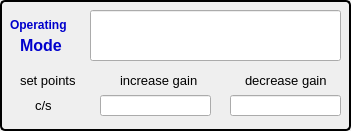
  <widget class="QGroupBox" name="groupBox">
   <property name="geometry">
    <rect>
     <x>10</x>
     <y>50</y>
     <width>351</width>
     <height>131</height>
    </rect>
   </property>
   <property name="styleSheet">
    <string notr="true">QGroupBox { 
     border: 2px solid black; 
     border-radius: 5px; 
 } </string>
   </property>
   <property name="title">
    <string/>
   </property>
   <widget class="QLabel" name="label_3">
    <property name="geometry">
     <rect>
      <x>10</x>
      <y>15</y>
      <width>91</width>
      <height>21</height>
     </rect>
    </property>
    <property name="font">
     <font>
      <weight>75</weight>
      <bold>true</bold>
     </font>
    </property>
    <property name="text">
     <string>&lt;html&gt;&lt;head/&gt;&lt;body&gt;&lt;p&gt;&lt;span style=&quot; color:#0000cc;&quot;&gt;Operating &lt;/span&gt;&lt;/p&gt;&lt;/body&gt;&lt;/html&gt;</string>
    </property>
   </widget>
   <widget class="QLabel" name="label_4">
    <property name="geometry">
     <rect>
      <x>20</x>
      <y>30</y>
      <width>51</width>
      <height>31</height>
     </rect>
    </property>
    <property name="font">
     <font>
      <pointsize>12</pointsize>
      <weight>75</weight>
      <bold>true</bold>
     </font>
    </property>
    <property name="text">
     <string>&lt;html&gt;&lt;head/&gt;&lt;body&gt;&lt;p&gt;&lt;span style=&quot; color:#0000cc;&quot;&gt;Mode&lt;/span&gt;&lt;/p&gt;&lt;/body&gt;&lt;/html&gt;</string>
    </property>
   </widget>
   <widget class="caTextEntry" name="catextentry_51">
    <property name="geometry">
     <rect>
      <x>90</x>
      <y>10</y>
      <width>251</width>
      <height>51</height>
     </rect>
    </property>
    <property name="background">
     <color>
      <red>115</red>
      <green>215</green>
      <blue>253</blue>
     </color>
    </property>
    <property name="colorMode">
     <enum>caLineEdit::Static</enum>
    </property>
   </widget>
   <widget class="QLabel" name="label_107">
    <property name="geometry">
     <rect>
      <x>20</x>
      <y>70</y>
      <width>61</width>
      <height>21</height>
     </rect>
    </property>
    <property name="font">
     <font>
      <pointsize>10</pointsize>
     </font>
    </property>
    <property name="styleSheet">
     <string notr="true">color: rgb(0, 0, 0)</string>
    </property>
    <property name="text">
     <string>&lt;html&gt;&lt;head/&gt;&lt;body&gt;&lt;p&gt;set points&lt;/p&gt;&lt;/body&gt;&lt;/html&gt;</string>
    </property>
   </widget>
   <widget class="QLabel" name="label_108">
    <property name="geometry">
     <rect>
      <x>120</x>
      <y>70</y>
      <width>81</width>
      <height>21</height>
     </rect>
    </property>
    <property name="font">
     <font>
      <pointsize>10</pointsize>
     </font>
    </property>
    <property name="styleSheet">
     <string notr="true">color: rgb(0, 0, 0)</string>
    </property>
    <property name="text">
     <string>&lt;html&gt;&lt;head/&gt;&lt;body&gt;&lt;p&gt;increase gain &lt;/p&gt;&lt;/body&gt;&lt;/html&gt;</string>
    </property>
   </widget>
   <widget class="QLabel" name="label_110">
    <property name="geometry">
     <rect>
      <x>245</x>
      <y>70</y>
      <width>81</width>
      <height>21</height>
     </rect>
    </property>
    <property name="font">
     <font>
      <pointsize>10</pointsize>
     </font>
    </property>
    <property name="styleSheet">
     <string notr="true">color: rgb(0, 0, 0)</string>
    </property>
    <property name="text">
     <string>&lt;html&gt;&lt;head/&gt;&lt;body&gt;&lt;p&gt;decrease gain &lt;/p&gt;&lt;/body&gt;&lt;/html&gt;</string>
    </property>
   </widget>
   <widget class="QLabel" name="label_109">
    <property name="geometry">
     <rect>
      <x>35</x>
      <y>95</y>
      <width>61</width>
      <height>21</height>
     </rect>
    </property>
    <property name="font">
     <font>
      <pointsize>10</pointsize>
     </font>
    </property>
    <property name="styleSheet">
     <string notr="true">color: rgb(0, 0, 0)</string>
    </property>
    <property name="text">
     <string>&lt;html&gt;&lt;head/&gt;&lt;body&gt;&lt;p&gt;c/s&lt;/p&gt;&lt;/body&gt;&lt;/html&gt;</string>
    </property>
   </widget>
   <widget class="caTextEntry" name="catextentry_47">
    <property name="geometry">
     <rect>
      <x>100</x>
      <y>95</y>
      <width>111</width>
      <height>21</height>
     </rect>
    </property>
    <property name="channel" stdset="0">
     <string notr="true">$(P)$(H)$(F)gainU</string>
    </property>
    <property name="background">
     <color>
      <red>115</red>
      <green>215</green>
      <blue>253</blue>
     </color>
    </property>
    <property name="colorMode">
     <enum>caLineEdit::Static</enum>
    </property>
   </widget>
   <widget class="caTextEntry" name="catextentry_48">
    <property name="geometry">
     <rect>
      <x>230</x>
      <y>95</y>
      <width>111</width>
      <height>21</height>
     </rect>
    </property>
    <property name="channel" stdset="0">
     <string notr="true">$(P)$(H)$(F)gainD</string>
    </property>
    <property name="background">
     <color>
      <red>115</red>
      <green>215</green>
      <blue>253</blue>
     </color>
    </property>
    <property name="colorMode">
     <enum>caLineEdit::Static</enum>
    </property>
   </widget>
  </widget>
